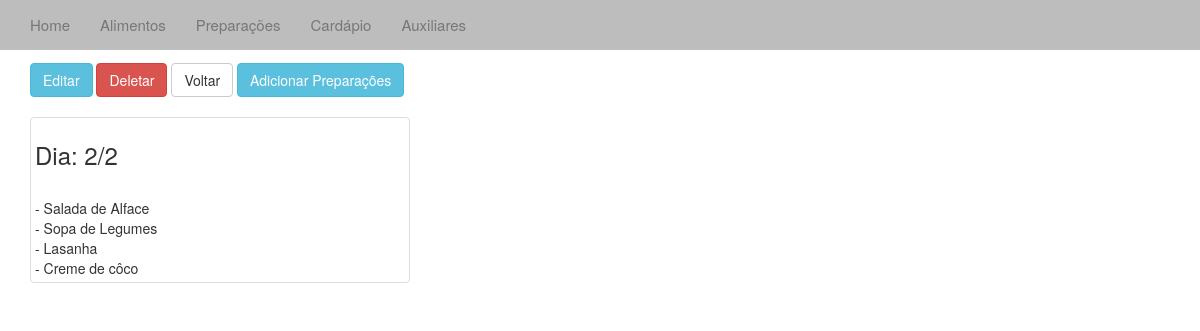
The app's page /vercardapio/4/ with its own data.
### cardapio/models.py (models this page shows, shortened)
class Dia_Cardapio(models.Model):
	dia = models.IntegerField(2)
	mes = models.IntegerField(2)
	ano = models.IntegerField(2)

class Cardapio_Prep(models.Model):
	dia = models.ForeignKey(Dia_Cardapio)
	prep = models.ForeignKey(Prepara)
	r1 = models.IntegerField(1,default=0)
	r2 = models.IntegerField(1,default=0)
	r3_1 = models.IntegerField(1,default=0)
	r3_2 = models.IntegerField(1,default=0)
	r4 = models.IntegerField(1,default=0)
	r5 = models.IntegerField(1,default=0)
	r6 = models.IntegerField(1,default=0)
	r7 = models.IntegerField(1,default=0)
	r8 = models.IntegerField(1,default=0)
	r9 = models.IntegerField(1,default=0)
	r10 = models.IntegerField(1,default=0)

class Prepara(models.Model):
	desc = models.CharField(max_length=40)
	inNatura = models.IntegerField(1)
	enxofre = models.IntegerField(1)
	sodio = models.IntegerField(1)
	cor = models.CharField(max_length=10)
	tipoPrep = models.CharField(max_length=40)
	coccao = models.CharField(max_length=40)

### cardapio/views.py (the view)
# urls.py: url(r'vercardapio/(?P<id_dia_cardapio>\d+)/$', 'cardapio.views.vercardapio', name='vercardapio'),
def vercardapio(request,id_dia_cardapio):
	card = Cardapio_Prep.objects.all()
	c = get_object_or_404(Dia_Cardapio, pk=id_dia_cardapio)
	p_card = []
	for p in card:
		if p.dia.dia == c.dia and p.dia.mes == c.mes and p.dia.ano == c.ano:
			p_card.append(p)
	context = {'p_card':p_card,'c':c}
	return render(request,"vercardapio.html",context)

### templates/vercardapio.html (shortened to what this page needs)
{% extends "base.html" %}
{% block body%}
<div class="container-fluid">
	<div class="container">
			<h2>Alimento</h2>
			<a href="/editcardapio/{{ c.id }}"><button type="button" class="btn btn-info">Editar</button></a>
			<a href="/deletecardapio/{{ c.id }}"><button type="button" class="btn btn-danger">Deletar</button></a>
			<a href="/cardapios/"><button type="button" class="btn btn-default">Voltar</button></a>
			<a href="/prep_cardapio/{{ c.id }}"><button type="button" class="btn btn-info">Adicionar Preparações</button></a>
			<br /><br />
			<div class="thumbnail col-sm-4">
				<h3>Dia: {{ c.dia }}/{{ c.mes }}</h3>
				{% if p_card %}
					{% for p in p_card %}
						<br />- {{ p.prep.desc }}
					{% endfor %}
				{% endif %}
			</div>
</div>
{% endblock %}

### records on screen
Dia_Cardapio: dia "2", mes "2"
Cardapio_Prep: prep.desc "Salada de Alface"
Cardapio_Prep: prep.desc "Sopa de Legumes"
Cardapio_Prep: prep.desc "Lasanha"
Cardapio_Prep: prep.desc "Creme de côco"
